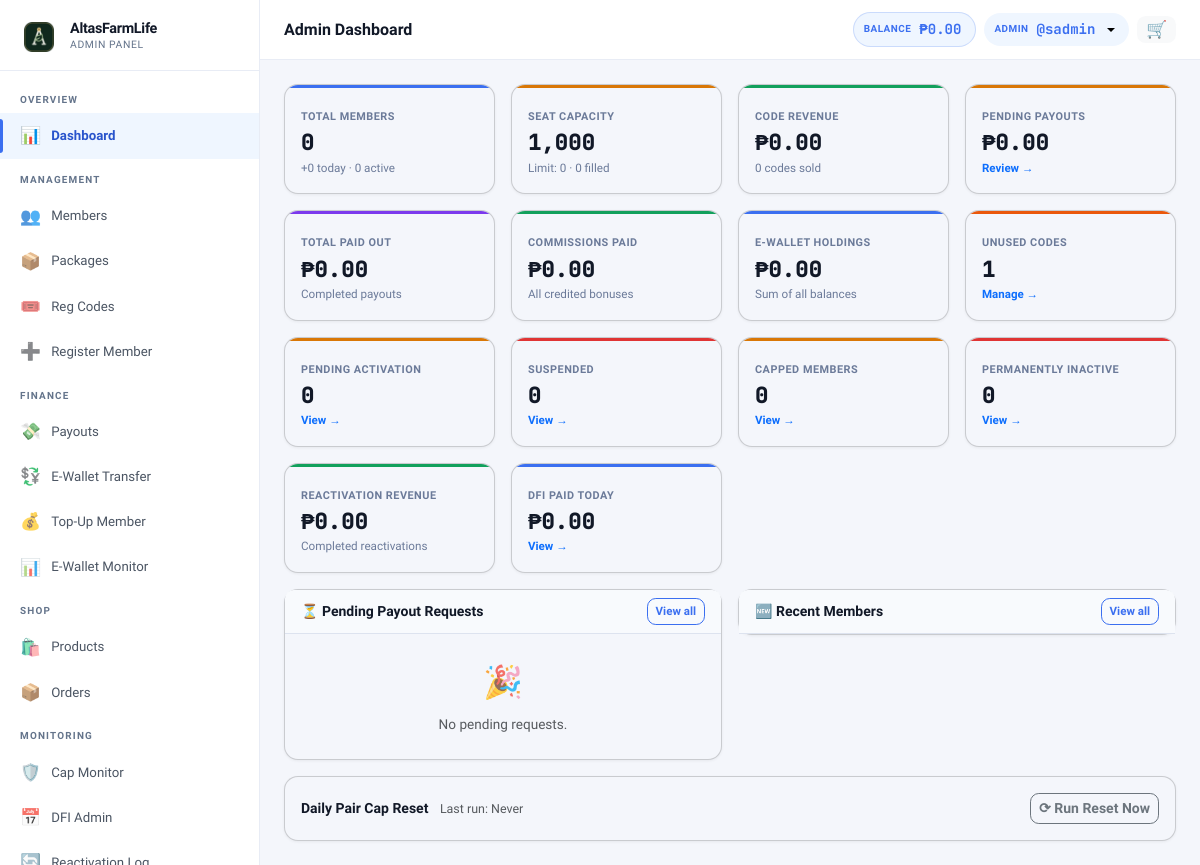
Page /?page=admin (signed in) on the committed database.
### tables this page shows
CREATE TABLE settings (
  key_name   VARCHAR(80) NOT NULL PRIMARY KEY,
  value      TEXT        NOT NULL,
  updated_at TIMESTAMP DEFAULT CURRENT_TIMESTAMP ON UPDATE CURRENT_TIMESTAMP
);

CREATE TABLE users (
  id                INT UNSIGNED AUTO_INCREMENT PRIMARY KEY,
  username          VARCHAR(40)  NOT NULL UNIQUE,
  password_hash     VARCHAR(255) NOT NULL,
  role              ENUM('member','admin','superadmin') NOT NULL DEFAULT 'member',
  package_id        INT UNSIGNED NULL,
  reg_code_id           INT UNSIGNED NULL,
  reg_payment_method    ENUM('code','ewallet','pending','standard') NOT NULL DEFAULT 'code',
  reg_paid_by           INT UNSIGNED NULL,

   
  sponsor_id        INT UNSIGNED NULL,
  binary_parent_id  INT UNSIGNED NULL,
  binary_position   ENUM('left','right') NULL,

   
  left_count        INT UNSIGNED NOT NULL DEFAULT 0,
  left_count_paid   INT UNSIGNED NOT NULL DEFAULT 0,
  right_count       INT UNSIGNED NOT NULL DEFAULT 0,
  right_count_paid  INT UNSIGNED NOT NULL DEFAULT 0,
  pairs_paid        INT UNSIGNED NOT NULL DEFAULT 0,
  pairs_flushed     INT UNSIGNED NOT NULL DEFAULT 0,
  pairs_paid_today  INT UNSIGNED NOT NULL DEFAULT 0,   

   
  lifetime_earned       DECIMAL(14,2) NOT NULL DEFAULT 0.00,
  cap_status            ENUM('active','capped','perminact') NOT NULL DEFAULT 'active',
  capping_bypass        TINYINT(1)   NOT NULL DEFAULT 0,
  daily_cap_bypass      TINYINT(1)   NOT NULL DEFAULT 0,
  capped_at             TIMESTAMP NULL,
  last_reactivation_at  TIMESTAMP NULL,
  dfi_days_used         INT UNSIGNED NOT NULL DEFAULT 0,
  dfi_active            TINYINT(1)   NOT NULL DEFAULT 1,
  cd_active             TINYINT(1)   NOT NULL DEFAULT 0,
  ewallet_sent_today      DECIMAL(12,2) NOT NULL DEFAULT 0.00,
  ewallet_sent_this_week  DECIMAL(12,2) NOT NULL DEFAULT 0.00,

   
  full_name         VARCHAR(120) NULL,
  email             VARCHAR(120) NULL,
  mobile            VARCHAR(20)  NULL,
  gcash_number      VARCHAR(20)  NULL,
  maya_number       VARCHAR(20)  NULL,
  usdt_trc20_address VARCHAR(100) NULL,
  usdt_bep20_address VARCHAR(100) NULL,
  address           TEXT         NULL,
  photo             VARCHAR(200) NULL,

  ewallet_balance       DECIMAL(14,2) NOT NULL DEFAULT 0.00,
  withdrawable_balance  DECIMAL(14,2) NOT NULL DEFAULT 0.00,
  status                ENUM('active','suspended','pending','deactivated') NOT NULL DEFAULT 'active',
  joined_at         TIMESTAMP DEFAULT CURRENT_TIMESTAMP,
  last_login        TIMESTAMP NULL,

  FOREIGN KEY (sponsor_id)       REFERENCES users(id) ON DELETE SET NULL,
  FOREIGN KEY (binary_parent_id) REFERENCES users(id) ON DELETE SET NULL,
  FOREIGN KEY (package_id)       REFERENCES packages(id) ON DELETE SET NULL
);

### views/partials/sidebar_admin.php (the view, shortened to what the rows shown need)
<?php
$cp = current_page();
$adminUser = Auth::user();
$initial = strtoupper(substr($adminUser['username'] ?? 'A', 0, 1));
$pendingPayouts = (int)db()->query("SELECT COUNT(*) FROM payout_requests WHERE status='pending'")->fetchColumn();
$pendingMembers = (int)db()->query("SELECT COUNT(*) FROM users WHERE role='member' AND status='pending'")->fetchColumn();
if (!function_exists('renderAdminNav')) {
function renderAdminNav($cp, $adminUser, $initial, $pendingPayouts, $pendingMembers)
{ ?>
  <div class="sidebar-brand">
    <div>
      <div class="brand-name"><?= e(setting('site_name', APP_NAME)) ?></div>
      <div class="brand-sub">Admin Panel</div>
    </div>
  </div>
<?php } ?>
<?php }  ?>
<div class="sidebar d-none d-lg-flex flex-column">
  <?php renderAdminNav($cp, $adminUser, $initial, $pendingPayouts, $pendingMembers); ?>
</div>

### views/partials/topbar.php (shortened to what the rows shown need)
<?php
if (isset($_GET['page']) && $_GET['page'] === 'admin_user_view' && !empty($_GET['id']) && Auth::isAdmin()) {
    $topbarUser = getUserById((int)$_GET['id']);
    if (!$topbarUser) {
        flash('error', 'User not found.');
        redirect('/?page=admin_users');
    }
    $walletUser = $topbarUser;
} else {
    $topbarUser = Auth::user();
    $walletUser = Auth::isSuperadmin() ? (User::find(Auth::actingAdminId()) ?: $topbarUser) : $topbarUser;
}
$topbarBalance = fmt_money($walletUser['ewallet_balance'] ?? 0);
$isMember      = ($topbarUser['role'] ?? '') === 'member';
?>
<div class="topbar-wrapper no-print">
    <div class="d-flex align-items-center gap-2">
        <?php if ($isMember || Auth::isSuperadmin()): ?>
            <div class="topbar-balance d-none d-sm-flex">
                <span class="bal-label">Balance</span>
                <span class="bal-amount" id="topbarBalance"><?= $topbarBalance ?></span>
            </div>
        <?php endif; ?>
        <div class="dropdown">
            <button class="topbar-balance border-0 dropdown-toggle" type="button"
                data-bs-toggle="dropdown" aria-expanded="false"
                title="<?= e($topbarUser['username'] ?? '') ?>" style="cursor:pointer;">
                <span class="bal-label"><?= Auth::isAdmin() ? 'Admin' : 'User' ?></span>
                <span class="bal-amount">@<?= e($topbarUser['username'] ?? '') ?></span>
            </button>
        </div>
    </div>
</div>

### rows in the picture
settings: value "AltasFarmLife"
users: ewallet_balance "₱0.00"
users: username "sadmin"

### other values in the picture
$pageTitle "Admin Dashboard"
$label "TOTAL MEMBERS"
$val "0"
$sub "+0 today · 0 active"
$label "SEAT CAPACITY"
$val "1,000"
$sub "Limit: 0 · 0 filled"
$label "CODE REVENUE"
$val "₱0.00"
$sub "0 codes sold"
$label "PENDING PAYOUTS"
$sub "Review →"
$label "TOTAL PAID OUT"
$sub "Completed payouts"
$label "COMMISSIONS PAID"
